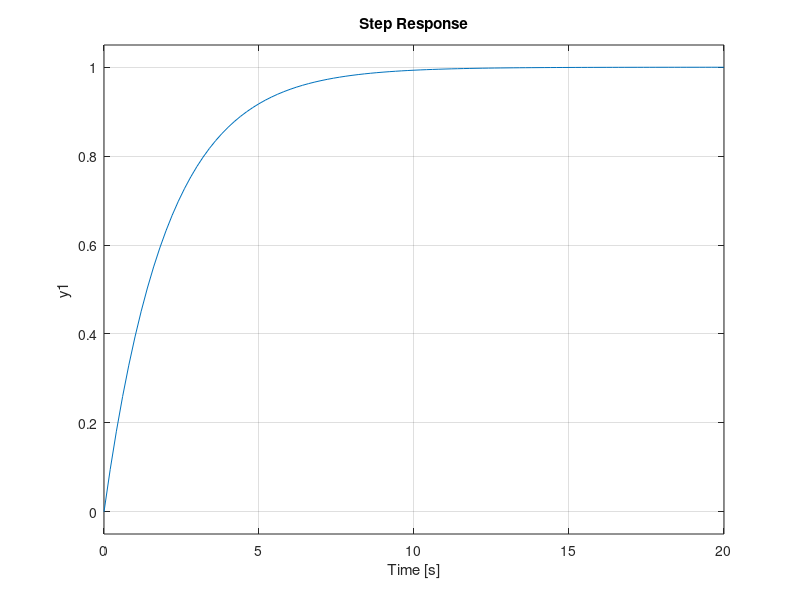

Here is the MATLAB script that generated this plot:
clear all
close all
clc

K=1;

 fprintf('K= %d',K);
s=tf('s'); 
G=K/(2*s+1) 

figure,step(G);
grid on;
%s=tf('s'); 
%g=K/S(S+5)
%H=1
%T=feedback(G,H)
%figure,step(T)